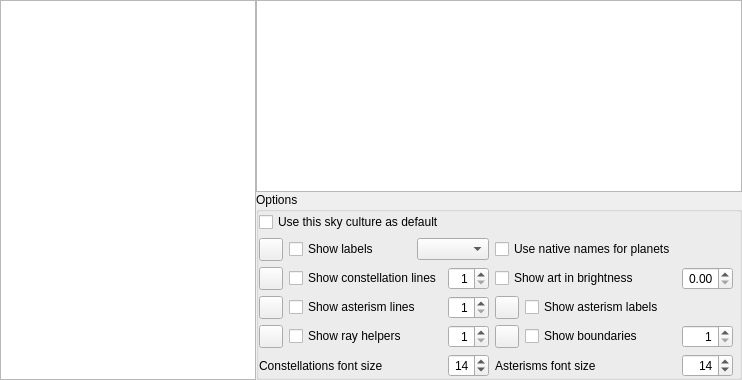
        <widget class="QWidget" name="page_starlore">
         <layout class="QGridLayout" name="gridLayout_4">
          <property name="leftMargin">
           <number>0</number>
          </property>
          <property name="topMargin">
           <number>0</number>
          </property>
          <property name="rightMargin">
           <number>0</number>
          </property>
          <property name="bottomMargin">
           <number>0</number>
          </property>
          <property name="spacing">
           <number>0</number>
          </property>
          <item row="0" column="1">
           <widget class="QTextBrowser" name="skyCultureTextBrowser">
            <property name="sizePolicy">
             <sizepolicy hsizetype="Expanding" vsizetype="Expanding">
              <horstretch>0</horstretch>
              <verstretch>0</verstretch>
             </sizepolicy>
            </property>
            <property name="frameShape">
             <enum>QFrame::StyledPanel</enum>
            </property>
            <property name="verticalScrollBarPolicy">
             <enum>Qt::ScrollBarAsNeeded</enum>
            </property>
            <property name="horizontalScrollBarPolicy">
             <enum>Qt::ScrollBarAlwaysOff</enum>
            </property>
            <property name="openExternalLinks">
             <bool>true</bool>
            </property>
           </widget>
          </item>
          <item row="0" column="0" rowspan="3">
           <widget class="QListWidget" name="culturesListWidget">
            <property name="sizePolicy">
             <sizepolicy hsizetype="Preferred" vsizetype="Expanding">
              <horstretch>100</horstretch>
              <verstretch>0</verstretch>
             </sizepolicy>
            </property>
            <property name="focusPolicy">
             <enum>Qt::NoFocus</enum>
            </property>
            <property name="horizontalScrollBarPolicy">
             <enum>Qt::ScrollBarAlwaysOff</enum>
            </property>
            <property name="selectionRectVisible">
             <bool>false</bool>
            </property>
           </widget>
          </item>
          <item row="1" column="1">
           <widget class="QGroupBox" name="starloreOptionsgroupBox">
            <property name="enabled">
             <bool>true</bool>
            </property>
            <property name="sizePolicy">
             <sizepolicy hsizetype="Expanding" vsizetype="Minimum">
              <horstretch>0</horstretch>
              <verstretch>0</verstretch>
             </sizepolicy>
            </property>
            <property name="title">
             <string>Options</string>
            </property>
            <layout class="QGridLayout" name="formLayout_2">
             <property name="leftMargin">
              <number>0</number>
             </property>
             <property name="topMargin">
              <number>0</number>
             </property>
             <property name="rightMargin">
              <number>0</number>
             </property>
             <property name="bottomMargin">
              <number>0</number>
             </property>
             <item row="1" column="0" rowspan="2">
              <layout class="QGridLayout" name="gridLayout_24">
               <item row="3" column="3">
                <widget class="QSpinBox" name="rayHelperThicknessSpinBox">
                 <property name="toolTip">
                  <string>Thickness of line in pixels</string>
                 </property>
                 <property name="alignment">
                  <set>Qt::AlignRight|Qt::AlignTrailing|Qt::AlignVCenter</set>
                 </property>
                 <property name="minimum">
                  <number>1</number>
                 </property>
                 <property name="maximum">
                  <number>5</number>
                 </property>
                </widget>
               </item>
               <item row="2" column="0">
                <widget class="ColorButton" name="colorAsterismLines">
                 <property name="toolTip">
                  <string>Color of asterism lines</string>
                 </property>
                </widget>
               </item>
               <item row="1" column="0">
                <widget class="ColorButton" name="colorConstellationLines">
                 <property name="toolTip">
                  <string>Color of constellation lines</string>
                 </property>
                </widget>
               </item>
               <item row="0" column="0">
                <widget class="ColorButton" name="colorConstellationLabels">
                 <property name="toolTip">
                  <string>Color of constellation names</string>
                 </property>
                </widget>
               </item>
               <item row="0" column="1">
                <widget class="QCheckBox" name="showConstellationLabelsCheckBox">
                 <property name="sizePolicy">
                  <sizepolicy hsizetype="MinimumExpanding" vsizetype="Fixed">
                   <horstretch>0</horstretch>
                   <verstretch>0</verstretch>
                  </sizepolicy>
                 </property>
                 <property name="text">
                  <string>Show labels</string>
                 </property>
                </widget>
               </item>
               <item row="2" column="3">
                <widget class="QSpinBox" name="asterismLineThicknessSpinBox">
                 <property name="toolTip">
                  <string>Thickness of line in pixels</string>
                 </property>
                 <property name="alignment">
                  <set>Qt::AlignRight|Qt::AlignTrailing|Qt::AlignVCenter</set>
                 </property>
                 <property name="minimum">
                  <number>1</number>
                 </property>
                 <property name="maximum">
                  <number>5</number>
                 </property>
                </widget>
               </item>
               <item row="1" column="3">
                <widget class="QSpinBox" name="constellationLineThicknessSpinBox">
                 <property name="toolTip">
                  <string>Thickness of line in pixels</string>
                 </property>
                 <property name="alignment">
                  <set>Qt::AlignRight|Qt::AlignTrailing|Qt::AlignVCenter</set>
                 </property>
                 <property name="minimum">
                  <number>1</number>
                 </property>
                 <property name="maximum">
                  <number>5</number>
                 </property>
                </widget>
               </item>
               <item row="4" column="3">
                <widget class="QSpinBox" name="constellationsFontSizeSpinBox">
                 <property name="alignment">
                  <set>Qt::AlignRight|Qt::AlignTrailing|Qt::AlignVCenter</set>
                 </property>
                 <property name="minimum">
                  <number>8</number>
                 </property>
                 <property name="maximum">
                  <number>40</number>
                 </property>
                 <property name="value">
                  <number>14</number>
                 </property>
                </widget>
               </item>
               <item row="0" column="2" colspan="2">
                <widget class="QComboBox" name="skyCultureNamesStyleComboBox">
                 <property name="toolTip">
                  <string>Select if you want names abbreviated, original or translated</string>
                 </property>
                 <property name="currentText">
                  <string/>
                 </property>
                </widget>
               </item>
               <item row="3" column="0">
                <widget class="ColorButton" name="colorRayHelpers">
                 <property name="toolTip">
                  <string>Color of ray helpers</string>
                 </property>
                </widget>
               </item>
               <item row="4" column="4" colspan="2">
                <widget class="QLabel" name="labelAsterismsFontSize">
                 <property name="sizePolicy">
                  <sizepolicy hsizetype="MinimumExpanding" vsizetype="Preferred">
                   <horstretch>0</horstretch>
                   <verstretch>0</verstretch>
                  </sizepolicy>
                 </property>
                 <property name="text">
                  <string>Asterisms font size</string>
                 </property>
                </widget>
               </item>
               <item row="4" column="6">
                <widget class="QSpinBox" name="asterismsFontSizeSpinBox">
                 <property name="alignment">
                  <set>Qt::AlignRight|Qt::AlignTrailing|Qt::AlignVCenter</set>
                 </property>
                 <property name="minimum">
                  <number>8</number>
                 </property>
                 <property name="maximum">
                  <number>40</number>
                 </property>
                 <property name="value">
                  <number>14</number>
                 </property>
                </widget>
               </item>
               <item row="3" column="4">
                <widget class="ColorButton" name="colorConstellationBoundaries">
                 <property name="toolTip">
                  <string>Color of constellation boundaries</string>
                 </property>
                </widget>
               </item>
               <item row="3" column="5">
                <widget class="QCheckBox" name="showConstellationBoundariesCheckBox">
                 <property name="sizePolicy">
                  <sizepolicy hsizetype="MinimumExpanding" vsizetype="Fixed">
                   <horstretch>0</horstretch>
                   <verstretch>0</verstretch>
                  </sizepolicy>
                 </property>
                 <property name="toolTip">
                  <string>Show boundaries of constellations</string>
                 </property>
                 <property name="text">
                  <string>Show boundaries</string>
                 </property>
                </widget>
               </item>
               <item row="3" column="6">
                <widget class="QSpinBox" name="constellationBoundariesThicknessSpinBox">
                 <property name="toolTip">
                  <string>Thickness of line in pixels</string>
                 </property>
                 <property name="alignment">
                  <set>Qt::AlignRight|Qt::AlignTrailing|Qt::AlignVCenter</set>
                 </property>
                 <property name="minimum">
                  <number>1</number>
                 </property>
                 <property name="maximum">
                  <number>5</number>
                 </property>
                </widget>
               </item>
               <item row="2" column="4">
                <widget class="ColorButton" name="colorAsterismLabels">
                 <property name="toolTip">
                  <string>Color of asterism names</string>
                 </property>
                </widget>
               </item>
               <item row="2" column="5">
                <widget class="QCheckBox" name="showAsterismLabelsCheckBox">
                 <property name="sizePolicy">
                  <sizepolicy hsizetype="MinimumExpanding" vsizetype="Fixed">
                   <horstretch>0</horstretch>
                   <verstretch>0</verstretch>
                  </sizepolicy>
                 </property>
                 <property name="text">
                  <string>Show asterism labels</string>
                 </property>
                </widget>
               </item>
               <item row="1" column="6">
                <widget class="QDoubleSpinBox" name="constellationArtBrightnessSpinBox">
                 <property name="alignment">
                  <set>Qt::AlignRight|Qt::AlignTrailing|Qt::AlignVCenter</set>
                 </property>
                 <property name="maximum">
                  <double>1.000000000000000</double>
                 </property>
                 <property name="singleStep">
                  <double>0.050000000000000</double>
                 </property>
                </widget>
               </item>
               <item row="0" column="4" colspan="2">
                <widget class="QCheckBox" name="nativePlanetNamesCheckBox">
                 <property name="sizePolicy">
                  <sizepolicy hsizetype="MinimumExpanding" vsizetype="Fixed">
                   <horstretch>0</horstretch>
                   <verstretch>0</verstretch>
                  </sizepolicy>
                 </property>
                 <property name="toolTip">
                  <string>Use native names for planets from current culture</string>
                 </property>
                 <property name="text">
                  <string>Use native names for planets</string>
                 </property>
                </widget>
               </item>
               <item row="1" column="4" colspan="2">
                <widget class="QCheckBox" name="showConstellationArtCheckBox">
                 <property name="sizePolicy">
                  <sizepolicy hsizetype="MinimumExpanding" vsizetype="Fixed">
                   <horstretch>0</horstretch>
                   <verstretch>0</verstretch>
                  </sizepolicy>
                 </property>
                 <property name="text">
                  <string>Show art in brightness</string>
                 </property>
                </widget>
               </item>
               <item row="1" column="1" colspan="2">
                <widget class="QCheckBox" name="showConstellationLinesCheckBox">
                 <property name="sizePolicy">
                  <sizepolicy hsizetype="MinimumExpanding" vsizetype="Fixed">
                   <horstretch>0</horstretch>
                   <verstretch>0</verstretch>
                  </sizepolicy>
                 </property>
                 <property name="text">
                  <string>Show constellation lines</string>
                 </property>
                </widget>
               </item>
               <item row="2" column="1" colspan="2">
                <widget class="QCheckBox" name="showAsterismLinesCheckBox">
                 <property name="sizePolicy">
                  <sizepolicy hsizetype="MinimumExpanding" vsizetype="Fixed">
                   <horstretch>0</horstretch>
                   <verstretch>0</verstretch>
                  </sizepolicy>
                 </property>
                 <property name="text">
                  <string>Show asterism lines</string>
                 </property>
                </widget>
               </item>
               <item row="3" column="1" colspan="2">
                <widget class="QCheckBox" name="showRayHelpersCheckBox">
                 <property name="sizePolicy">
                  <sizepolicy hsizetype="MinimumExpanding" vsizetype="Fixed">
                   <horstretch>0</horstretch>
                   <verstretch>0</verstretch>
                  </sizepolicy>
                 </property>
                 <property name="text">
                  <string>Show ray helpers</string>
                 </property>
                </widget>
               </item>
               <item row="4" column="0" colspan="3">
                <widget class="QLabel" name="labelConstellationsFontSize">
                 <property name="sizePolicy">
                  <sizepolicy hsizetype="MinimumExpanding" vsizetype="Preferred">
                   <horstretch>0</horstretch>
                   <verstretch>0</verstretch>
                  </sizepolicy>
                 </property>
                 <property name="text">
                  <string>Constellations font size</string>
                 </property>
                </widget>
               </item>
              </layout>
             </item>
             <item row="0" column="0" colspan="2">
              <widget class="QCheckBox" name="useAsDefaultSkyCultureCheckBox">
               <property name="text">
                <string>Use this sky culture as default</string>
               </property>
              </widget>
             </item>
            </layout>
           </widget>
          </item>
         </layout>
        </widget>
